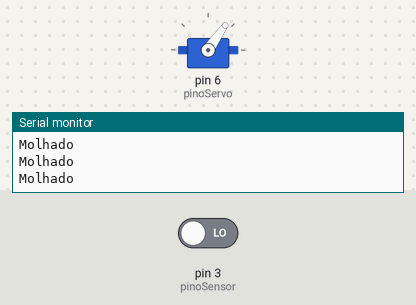
This sketch was run on a simulated Arduino Uno, built with avr-gcc and run on an emulated ATmega328P. Shown: servo, the last lines printed to the serial monitor. The test bench sets the inputs (shaded band); at power-on: pin 3 (pinoSensor) LOW.

Above: at 2.8 s.
2.9 s: pin 3 (pinoSensor) driven HIGH
At 4.2 s:
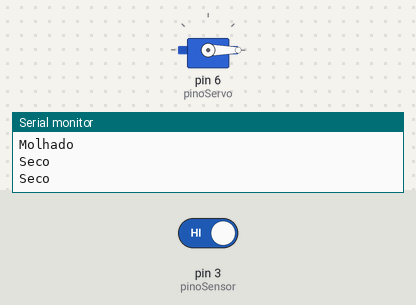
4.5 s: pin 3 (pinoSensor) driven LOW
At 5.8 s:
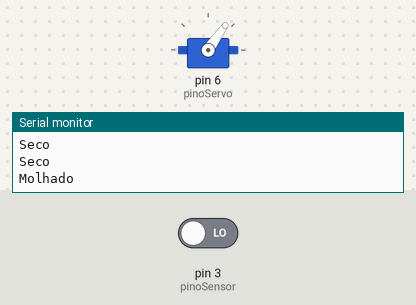
Timing chart, 0 to 7.5 s (numbered marks = the images above; inputs shaded):
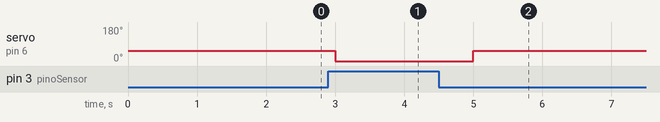

The sketch:

code.ino
```cpp
#include <Servo.h>
Servo s;

const int pinoServo = 6;
const int pinoSensor = 3;

void setup(){
  Serial.begin(9600);
  pinMode(pinoSensor, INPUT);

  s.attach(pinoServo);
  s.write(0);
}

void loop(){
  if(digitalRead(pinoSensor) == HIGH){
      Serial.write("Seco\n");
      s.write(0);
  }else{
    Serial.write("Molhado\n");
    s.write(55);
  }
  delay(1000);
}
```

Measured:
- after the input at 2.9 s, servo on pin 6 (pinoServo): 55° → 0° after 0.10 s
- after the input at 4.5 s, servo on pin 6 (pinoServo): 0° → 55° after 0.50 s
